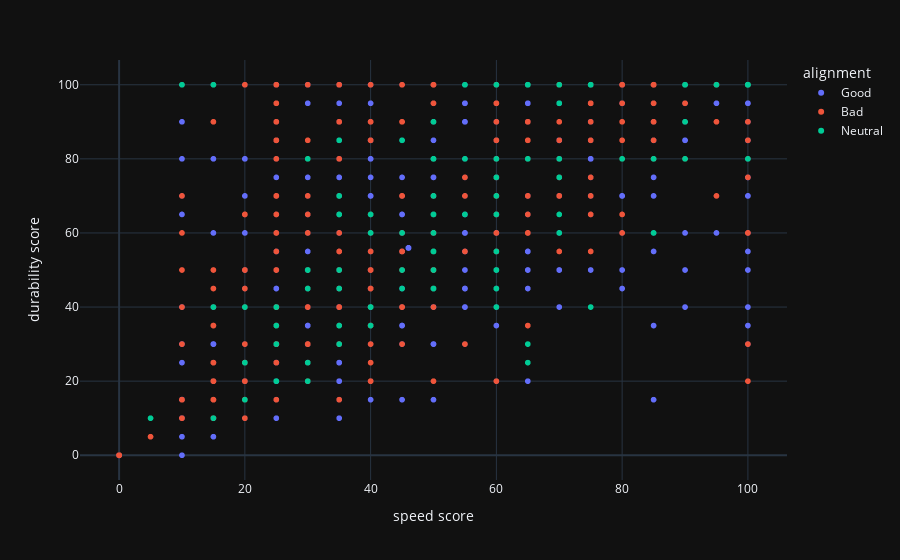

The cell this chart's notebook holds for it:
### Code cell
px.scatter(superheroDataFilled, x = "speed score", y = "durability score", color = "alignment")

### Figure 1 — Plotly figure (JSON) as saved in the notebook; plotly's stock layout.template omitted (floating-point values rounded to 4 significant figures; data arrays with more than 128 entries replaced by an {"elided": "..."} marker saying what was removed)
{"data": [{"hovertemplate": "alignment=Good<br>speed score=%{x}<br>durability score=%{y}<extra></extra>", "legendgroup": "Good", "marker": {"color": "#636efa", "symbol": "circle"}, "mode": "markers", "name": "Good", "showlegend": true, "type": "scattergl", "x": {"elided": "702 float values"}, "xaxis": "x", "y": {"elided": "702 float values"}, "yaxis": "y"}, {"hovertemplate": "alignment=Bad<br>speed score=%{x}<br>durability score=%{y}<extra></extra>", "legendgroup": "Bad", "marker": {"color": "#EF553B", "symbol": "circle"}, "mode": "markers", "name": "Bad", "showlegend": true, "type": "scattergl", "x": {"elided": "385 int values"}, "xaxis": "x", "y": {"elided": "385 int values"}, "yaxis": "y"}, {"hovertemplate": "alignment=Neutral<br>speed score=%{x}<br>durability score=%{y}<extra></extra>", "legendgroup": "Neutral", "marker": {"color": "#00cc96", "symbol": "circle"}, "mode": "markers", "name": "Neutral", "showlegend": true, "type": "scattergl", "x": [60, 15, 70, 55, 90, 100, 100, 100, 80, 75, 65, 100, 35, 100, 25, 90, 40, 40, 60, 35, 100, 70, 100, 75, 20, 40, 50, 45, 40, 100, 90, 35, 45, 35, 100, 20, 30, 50, 60, 70, 15, 50, 60, 100, 30, 50, 50, 25, 50, 90, 95, 50, 35, 65, 100, 100, 30, 65, 20, 50, 60, 35, 85, 60, 70, 100, 55, 60, 75, 50, 100, 10, 25, 50, 50, 35, 25, 60, 100, 30, 100, 45, 25, 70, 45, 35, 100, 65, 85, 55, 65, 50, 50, 5, 40, 75, 15, 60, 60, 65, 100, 40, 50, 30, 70, 30], "xaxis": "x", "y": [50, 40, 75, 80, 100, 100, 100, 100, 80, 40, 30, 80, 35, 100, 40, 90, 65, 60, 45, 50, 100, 80, 100, 100, 25, 40, 60, 50, 40, 100, 80, 70, 60, 65, 100, 40, 80, 45, 40, 100, 100, 90, 65, 100, 25, 80, 65, 35, 45, 100, 100, 50, 45, 100, 100, 100, 20, 100, 15, 65, 100, 30, 80, 50, 60, 100, 100, 70, 100, 70, 100, 100, 20, 80, 55, 65, 30, 80, 100, 45, 100, 85, 20, 95, 45, 85, 100, 100, 60, 65, 80, 80, 55, 10, 40, 100, 10, 75, 55, 25, 100, 35, 55, 50, 65, 50], "yaxis": "y"}], "layout": {"legend": {"title": {"text": "alignment"}, "tracegroupgap": 0}, "margin": {"t": 60}, "xaxis": {"anchor": "y", "domain": [0, 1], "title": {"text": "speed score"}}, "yaxis": {"anchor": "x", "domain": [0, 1], "title": {"text": "durability score"}}}}
